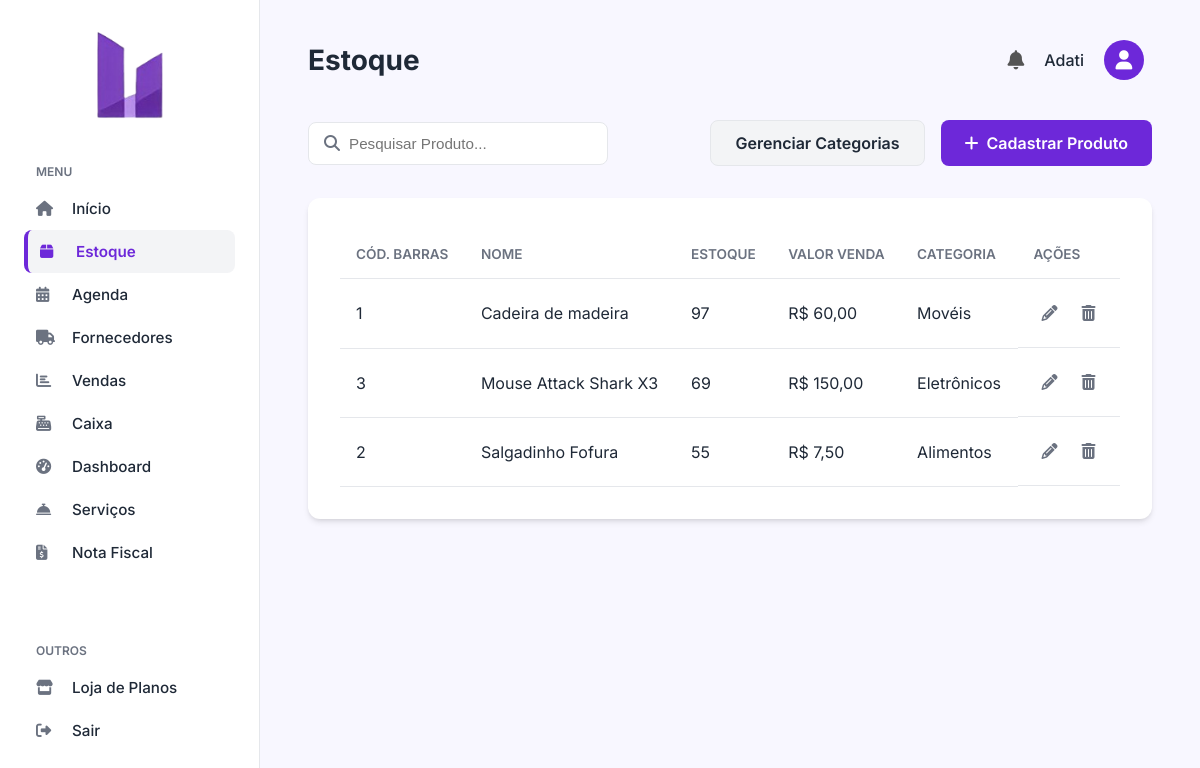
Screenshot of /estoque.php (signed in) with the database file from the repository.
### tables this page shows
CREATE TABLE `produtos` (
  `id` int(11) NOT NULL,
  `codigo_barras` varchar(255) DEFAULT NULL,
  `nome` varchar(255) NOT NULL,
  `especificacao` text DEFAULT NULL,
  `quantidade_estoque` int(11) NOT NULL DEFAULT 0,
  `quantidade_minima` int(11) NOT NULL DEFAULT 5,
  `valor_compra` decimal(10,2) NOT NULL,
  `valor_venda` decimal(10,2) NOT NULL,
  `categoria_id` int(11) DEFAULT NULL,
  `fornecedor_id` int(11) DEFAULT NULL,
  `data_cadastro` timestamp NOT NULL DEFAULT current_timestamp(),
  `status` varchar(20) NOT NULL DEFAULT 'ativo'
);

CREATE TABLE `categorias` (
  `id` int(11) NOT NULL,
  `nome` varchar(100) NOT NULL
);

### estoque.php (the view, shortened to what this page needs)
<?php
include_once('config.php');
$pagina_ativa = 'estoque';
$titulo_header = 'Estoque';
$produtos = [];
$erro_busca = null;
try {
    $stmt_produtos = $pdo->prepare("SELECT p.*, c.nome as categoria_nome FROM produtos p LEFT JOIN categorias c ON p.categoria_id = c.id WHERE p.status = 'ativo' ORDER BY p.nome ASC");
    $stmt_produtos->execute();
    $produtos = $stmt_produtos->fetchAll(PDO::FETCH_ASSOC);
} catch (PDOException $e) {
    $erro_busca = "Erro ao buscar dados: " . $e->getMessage();
}
?>
<!DOCTYPE html>
<html lang="pt-br">
<head>
    <link rel="stylesheet" href="https://cdnjs.cloudflare.com/ajax/libs/font-awesome/6.4.0/css/all.min.css">
    <link rel="stylesheet" href="css/sistema.css">
    <link rel="stylesheet" href="css/estoque.css">
</head>
<body>
    <?php include 'sidebar.php'; ?>
    <main class="main-content">
        <?php include 'header.php'; ?>
        <div class="actions-container">
            <div class="search-bar">
                <i class="fas fa-search"></i>
                <input type="text" placeholder="Pesquisar Produto...">
            </div>
            <div class="actions-buttons">
                <a href="categorias.php" class="btn-secondary">Gerenciar Categorias</a>
                <a href="produto_formulario.php" class="btn-primary">
                    <i class="fas fa-plus"></i> Cadastrar Produto
                </a>
            </div>
        </div>
        <div class="table-container">
            <table>
                <thead>
                    <tr>
                        <th>Cód. Barras</th>
                        <th>Nome</th>
                        <th>Estoque</th>
                        <th>Valor Venda</th>
                        <th>Categoria</th>
                        <th>Ações</th>
                    </tr>
                </thead>
                <tbody>
                    <?php if ($erro_busca): ?>
                        <tr><td colspan="6" class="text-center"><?= htmlspecialchars($erro_busca) ?></td></tr>
                    <?php elseif (empty($produtos)): ?>
                        <tr><td colspan="6" class="text-center">Nenhum produto cadastrado ainda.</td></tr>
                    <?php else: ?>
                        <?php foreach ($produtos as $produto): ?>
                            <tr>
                                <td><?= htmlspecialchars($produto['codigo_barras'] ?? 'N/A') ?></td>
                                <td><?= htmlspecialchars($produto['nome']) ?></td>
                                <td><?= htmlspecialchars($produto['quantidade_estoque']) ?></td>
                                <td>R$ <?= number_format((float) $produto['valor_venda'], 2, ',', '.') ?></td>
                                <td><?= htmlspecialchars($produto['categoria_nome'] ?? 'N/A') ?></td>
                                <td class="actions">
                                    <a href="produto_formulario.php?id=<?= $produto['id'] ?>" class="btn-action btn-edit"><i class="fas fa-pencil-alt"></i></a>
                                    <a href="excluir_produto.php?id=<?= $produto['id'] ?>" class="btn-action btn-delete"><i class="fas fa-trash-alt"></i></a>
                                </td>
                            </tr>
                        <?php endforeach; ?>
                    <?php endif; ?>
                </tbody>
            </table>
        </div>
    </main>
</body>
</html>
</body>
</html>

### sidebar.php (shortened to what this page needs)
<?php
$user_role = null;
if (isset($_SESSION['role'])) {
    $user_role = $_SESSION['role'];
} elseif (isset($_SESSION['id_fornecedor'])) {
    $user_role = 'fornecedor';
}
?>
<nav class="sidebar">
    <div class="sidebar-logo">
        <img class="logo" src="img/relplogo2.png" alt="Relp! Logo" style="width: 100px;">
    </div>
    <?php if ($user_role === 'ceo'): ?>
        <div class="menu-section">
            <h6>MENU</h6>
            <ul class="menu-list">
                <li><a href="sistema.php" class="<?= ($pagina_ativa ?? '') == 'inicio' ? 'active' : '' ?>"><i class="fas fa-home"></i> Início</a></li>
                <li><a href="estoque.php" class="<?= ($pagina_ativa ?? '') == 'estoque' ? 'active' : '' ?>"><i class="fas fa-box"></i> Estoque</a></li>
                <li><a href="agenda.php" class="<?= ($pagina_ativa ?? '') == 'agenda' ? 'active' : '' ?>"><i class="fas fa-calendar-alt"></i> Agenda</a></li>
                <li><a href="fornecedores.php" class="<?= ($pagina_ativa ?? '') == 'fornecedores' ? 'active' : '' ?>"><i class="fas fa-truck"></i> Fornecedores</a></li>
                <li><a href="vendas.php" class="<?= ($pagina_ativa ?? '') == 'vendas' ? 'active' : '' ?>"><i class="fas fa-chart-bar"></i> Vendas</a></li>
                <li><a href="caixa.php" class="<?= ($pagina_ativa ?? '') == 'caixa' ? 'active' : '' ?>"><i class="fas fa-cash-register"></i> Caixa</a></li>
                <li><a href="dashboard.php" class="<?= ($pagina_ativa ?? '') == 'dashboard' ? 'active' : '' ?>"><i class="fas fa-tachometer-alt"></i> Dashboard</a></li>
                <li><a href="servicos.php" class="<?= ($pagina_ativa ?? '') == 'servicos' ? 'active' : '' ?>"><i class="fas fa-concierge-bell"></i> Serviços</a></li>
                <li><a href="nota_fiscal.php" class="<?= ($pagina_ativa ?? '') == 'nota_fiscal' ? 'active' : '' ?>"><i class="fas fa-file-invoice-dollar"></i> Nota Fiscal</a></li>
            </ul>
        </div>
        <div class="menu-section outros">
            <h6>OUTROS</h6>
            <ul class="menu-list">
                <li><a href="loja_planos.php" class="<?= ($pagina_ativa ?? '') == 'loja_planos' ? 'active' : '' ?>"><i class="fas fa-store"></i> Loja de Planos</a></li>
                <li><a href="sair.php"><i class="fas fa-sign-out-alt"></i> Sair</a></li>
            </ul>
        </div>
    <?php endif; ?>
</nav>

### header.php (shortened to what this page needs)
<?php
$user_role = null;
$nome_exibicao = '';
if (isset($_SESSION['id_fornecedor']) && !isset($_SESSION['id'])) {
    $user_role = 'fornecedor';
    $nome_exibicao = $_SESSION['nome_fornecedor'] ?? 'Fornecedor';
} elseif (isset($_SESSION['role']) && $_SESSION['role'] === 'funcionario') {
    $user_role = 'funcionario';
    $nome_exibicao = $_SESSION['funcionario_nome'] ?? 'Funcionário';
} elseif (isset($_SESSION['role']) && $_SESSION['role'] === 'ceo') {
    $user_role = 'ceo';
    $nome_exibicao = $_SESSION['nome_empresa'] ?? 'Empresa';
}
?>
<header class="main-header">
    <h2><?= $titulo_header ?? 'Painel' ?></h2>
    <div class="user-profile">
        <?php if ($user_role === 'ceo' || $user_role === 'funcionario'): ?>
            <div class="notification-icon" id="notificacao-sino">
                <i class="fas fa-bell"></i>
            </div>
        <?php endif; ?>
        <span><?= htmlspecialchars($nome_exibicao) ?></span>
        <div class="avatar"><i class="fas fa-user"></i></div>
    </div>
</header>

### css/sistema.css (style rules this page uses)
:root { --primary-bg: #F8F7FF; --sidebar-bg: #FFFFFF; --accent-color: #6D28D9; --accent-color-dark: #4C1D95; --text-color: #1F2937; --text-light: #6B7280; --border-color: #E5E7EB; --card-shadow: 0 4px 6px -1px rgb(0 0 0 / 0.1), 0 2px 4px -2px rgb(0 0 0 / 0.1); }
* { margin: 0; padding: 0; box-sizing: border-box; }
body { font-family: 'Inter', sans-serif; background-color: var(--primary-bg); color: var(--text-color); display: flex; height: 100vh; overflow: hidden; }
.sidebar { width: 260px; background-color: var(--sidebar-bg); border-right: 1px solid var(--border-color); display: flex; flex-direction: column; padding: 1.5rem; flex-shrink: 0; }
.sidebar-logo { display: flex; align-items: center; justify-content: center; margin-bottom: 2.5rem; }
.sidebar-logo img { width: 50px; }
.menu-section { margin-bottom: 1.5rem; }
.menu-section h6 { font-size: 0.75rem; font-weight: 600; color: var(--text-light); text-transform: uppercase; padding: 0 0.75rem; margin-bottom: 0.5rem; }
.menu-list { list-style: none; }
.menu-list a { display: flex; align-items: center; padding: 0.75rem; border-radius: 8px; text-decoration: none; color: var(--text-color); font-weight: 500; font-size: 0.95rem; transition: background-color 0.2s ease, color 0.2s ease; }
.menu-list a i { width: 20px; margin-right: 1rem; color: var(--text-light); transition: color 0.2s ease; }
.menu-list a.active { background-color: #F3F4F6; color: var(--accent-color); font-weight: 600; border-left: 4px solid var(--accent-color); }
.menu-list a.active i { color: var(--accent-color); }
.sidebar .outros { margin-top: auto; }
.main-content { flex-grow: 1; padding: 2rem 3rem; overflow-y: auto; }
.main-header { display: flex; justify-content: space-between; align-items: center; margin-bottom: 2rem; }
.main-header h2 { font-size: 1.75rem; font-weight: 700; }
.user-profile { display: flex; align-items: center; gap: 1rem; cursor: pointer; padding: 0.5rem; border-radius: 8px; position: relative; }
.user-profile span { font-weight: 500; }
.user-profile .avatar { width: 40px; height: 40px; background-color: var(--accent-color); border-radius: 50%; color: white; display: flex; align-items: center; justify-content: center; font-size: 1.2rem; }
.user-profile { display: flex; align-items: center; gap: 20px; }
.notification-icon { position: relative; font-size: 1.2em; color: #555; cursor: pointer; }

### css/estoque.css (style rules this page uses)
.main-content .actions-container { display: flex; justify-content: space-between; align-items: center; margin-bottom: 2rem; }
.main-content .search-bar { position: relative; width: 300px; }
.main-content .search-bar input { width: 100%; padding: 0.75rem 0.75rem 0.75rem 2.5rem; border: 1px solid var(--border-color); border-radius: 8px; font-size: 0.95rem; }
.main-content .search-bar i { position: absolute; left: 1rem; top: 50%; transform: translateY(-50%); color: var(--text-light); }
.main-content .btn-primary { background-color: var(--accent-color); color: white; padding: 0.75rem 1.5rem; border-radius: 8px; text-decoration: none; font-weight: 600; display: flex; align-items: center; gap: 0.5rem; transition: background-color 0.2s ease; }
.main-content .table-container { background-color: var(--sidebar-bg); border-radius: 12px; padding: 2rem; box-shadow: var(--card-shadow); }
.main-content table { width: 100%; border-collapse: collapse; }
.main-content th, .main-content td { padding: 1rem; text-align: left; border-bottom: 1px solid var(--border-color); }
.main-content th { font-size: 0.85rem; font-weight: 600; text-transform: uppercase; color: var(--text-light); }
.main-content td.actions { display: flex; gap: 0.5rem; }
.main-content .btn-action { color: var(--text-light); padding: 0.5rem; border-radius: 4px; }
.actions-buttons { display: flex; gap: 1rem; }
.btn-secondary { background-color: #F3F4F6; color: var(--text-color); padding: 0.75rem 1.5rem; border-radius: 8px; text-decoration: none; font-weight: 600; display: flex; align-items: center; gap: 0.5rem; border: 1px solid var(--border-color); transition: background-color 0.2s ease; }

### rows the page displays
produtos: codigo_barras "1", nome "Cadeira de madeira", quantidade_estoque "97", valor_venda "60,00", categoria.nome "Movéis"
produtos: codigo_barras "3", nome "Mouse Attack Shark X3", quantidade_estoque "69", valor_venda "150,00", categoria.nome "Eletrônicos"
produtos: codigo_barras "2", nome "Salgadinho Fofura", quantidade_estoque "55", valor_venda "7,50", categoria.nome "Alimentos"

### other values shown
$titulo_header "Estoque"
$nome_exibicao "Adati"
